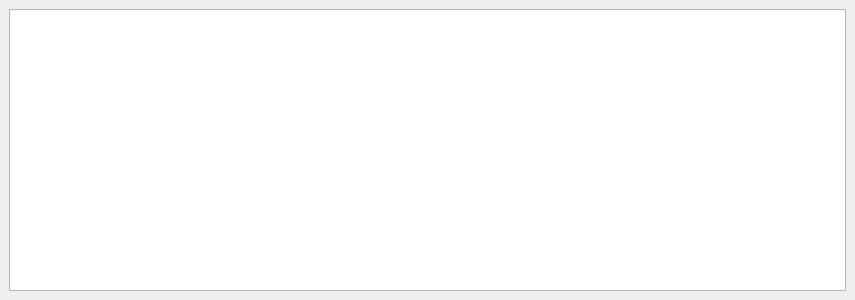
<?xml version="1.0" encoding="UTF-8"?>
<ui version="4.0">
 <class>DWDLogWidget</class>
 <widget class="QDockWidget" name="DWDLogWidget">
  <property name="geometry">
   <rect>
    <x>0</x>
    <y>0</y>
    <width>855</width>
    <height>300</height>
   </rect>
  </property>
  <property name="windowTitle">
   <string>DockWidget</string>
  </property>
  <widget class="QWidget" name="dockWidgetContents">
   <layout class="QGridLayout" name="gridLayout">
    <item row="0" column="0">
     <widget class="QPlainTextEdit" name="plainTextEdit"/>
    </item>
   </layout>
  </widget>
 </widget>
 <resources/>
 <connections/>
</ui>
